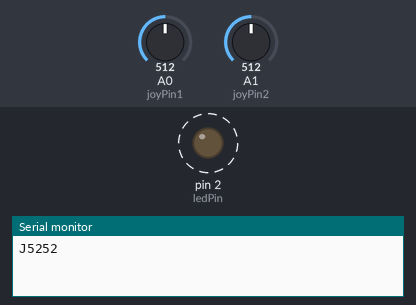
The sketch below on a simulated Arduino Uno, built with avr-gcc and run on an emulated ATmega328P. On the bench: output pins drawn as LEDs (lit = HIGH), the last lines printed to the serial monitor. Dashed ring = blinking. The inputs (shaded band) are chosen by the test bench; at power-on: A0 (joyPin1) = 512, A1 (joyPin2) = 512.

Above: at 1.9 s.
2.0 s: A0 (joyPin1) set to 0
At 2.8 s:
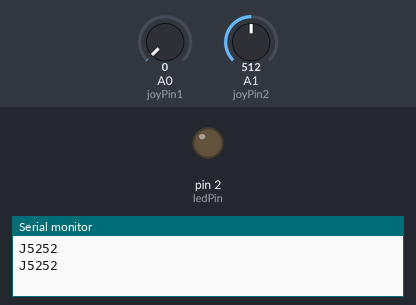
3.6 s: A0 (joyPin1) set to 122
At 4.7 s:
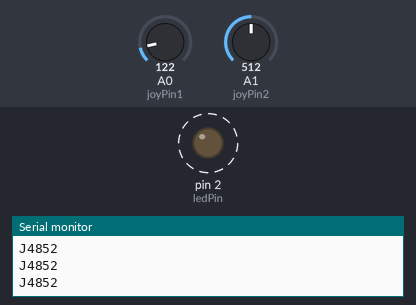
7.2 s: A1 (joyPin2) set to 122
At 7.92 s:
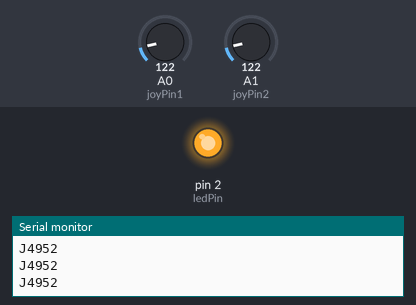
10.7 s: A1 (joyPin2) set to 900
Timing chart, 0 to 15.2 s (numbered marks = the images above; inputs shaded):
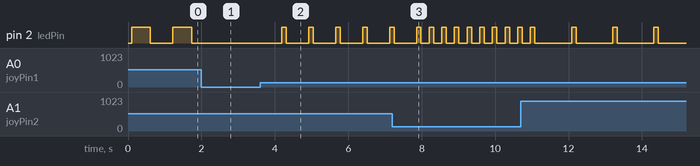

The sketch:

led_joystick.ino
```cpp
/*this is the file that I started working on with the joystick

/* Read Jostick
  * ------------
  *
  * Reads two analog pins that are supposed to be
  * connected to a jostick made of two potentiometers
  *
  * We send three bytes back to the comp: one header and two
  * with data as signed bytes, this will take the form:
  *     Jxy\r\n
  *
  * x and y are integers and sent in ASCII
  *
  * http://www.0j0.org | http://arduino.berlios.de
  * copyleft 2005 DojoDave for DojoCorp
  */

 int ledPin = 2;
 int ledPin2 = 3;
 int joyPin1 = 0;                 // slider variable connecetd to analog pin 0
 int joyPin2 = 1;                 // slider variable connecetd to analog pin 1
 int value1 = 0;                  // variable to read the value from the analog pin 0
 int value2 = 0;                  // variable to read the value from the analog pin 1

 void setup() {
  pinMode(ledPin, OUTPUT);// initializes digital pins 0 to 7 as outputs
  Serial.begin(9600);
 }

 int treatValue(int data) {
  return (data * 9 / 1024) + 48;
 }

 void loop() {
  // reads the value of the variable resistor
  value1 = analogRead(joyPin1);
  // this small pause is needed between reading
  // analog pins, otherwise we get the same value twice
  delay(100);
  // reads the value of the variable resistor
  value2 = analogRead(joyPin2);

  digitalWrite(ledPin, HIGH);
  delay(value1);
  digitalWrite(ledPin, LOW);
  delay(value2);
  Serial.print('J');
  Serial.print(treatValue(value1));
  Serial.println(treatValue(value2));
 }
```

Measured:
- after the input at 2.0 s, pin 2 (ledPin): stays LOW (without the input it goes to HIGH after 0.35 s)
- after the input at 3.6 s, pin 2 (ledPin): alternates HIGH for 0.12 s and LOW for 0.61 s, starting after 0.59 s
- by itself, pin 2 (ledPin): alternates HIGH for 0.51 s and LOW for 0.61 s
